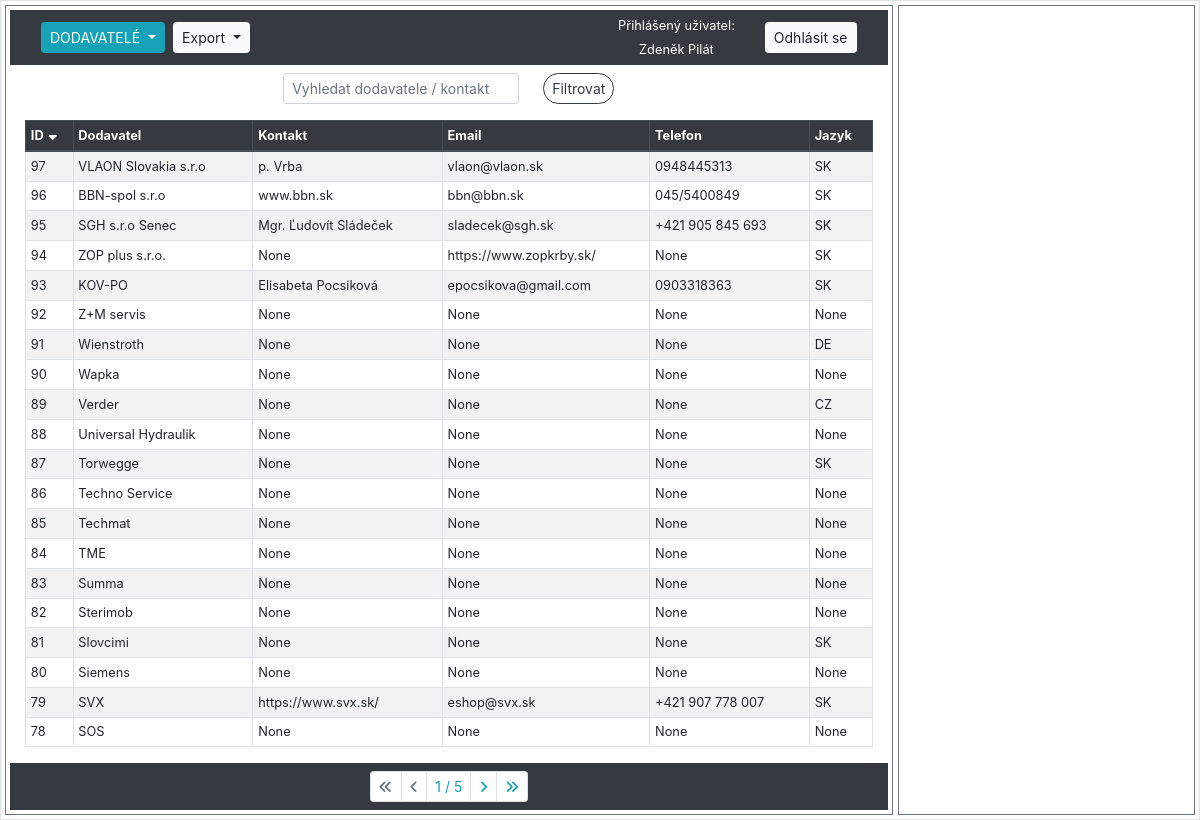
The page /sklad/dodavatele/ (signed in) on the database its author committed.
### hpm_sklad/models.py (models this page shows, shortened)
class Dodavatele(models.Model):
    class Meta:
        verbose_name_plural = "Dodavatelé"
    LANGUAGE_CHOICES = [
        ('CZ', 'Český'),
        ('SK', 'Slovenský'),
        ('DE', 'Německý'),
        ('EN', 'Anglický')
    ]
    dodavatel = models.CharField(max_length=100, verbose_name="Dodavatel")
    kontakt = models.CharField(null=True, max_length=100, verbose_name="Kontaktní osoba")
    email = models.EmailField(null=True, max_length=100, verbose_name="E-mail")
    telefon = models.CharField(null=True, max_length=20, verbose_name="Telefon")
    jazyk = models.CharField(null=True, max_length=2, choices=LANGUAGE_CHOICES, default='CZ', verbose_name="Jazyk")

### hpm_sklad/views.py (the view, shortened to what this page needs)
# urls.py: path('sklad/dodavatele/', views.DodavateleListView.as_view(), name='dodavatele'),
class DodavateleListView(LoginRequiredMixin, ListView):
    model = Dodavatele
    template_name = 'hpm_sklad/dodavatele.html'
    paginate_by = 20
    export_csv = False
    def get_context_data(self, **kwargs):
        context = super().get_context_data(**kwargs)
        selected_id = self.request.GET.get('selected', None)
        if selected_id:
            context['selected_item'] = get_object_or_404(Dodavatele, id=selected_id)
        else:
            context['selected_item'] = None
        context.update({
            'db_table': 'dodavatele',
            'sort': self.request.GET.get('sort', 'id'),
            'order': self.request.GET.get('order', 'down'),
            'query': self.request.GET.get('query', ''),
            'current_user': self.request.user,
        })
        return context
    def get_queryset(self):
        queryset = Dodavatele.objects.all()
        query = self.request.GET.get('query', '')
        sort = self.request.GET.get('sort', 'id')
        order = self.request.GET.get('order', 'down')
        if query:
            queryset = queryset.filter(
                Q(dodavatel__icontains=query) | Q(kontakt__icontains=query)
            )
        if order == 'down':
            sort = f"-{sort}"
        queryset = queryset.order_by(sort)
        return queryset
    def render_to_response(self, context, **response_kwargs):
        if getattr(self, 'export_csv', False):
            return self.export_to_csv(self.get_queryset())
        else:
            return super().render_to_response(context, **response_kwargs)

### hpm_sklad/templatetags/custom_filters.py (called while the page is built)
@register.filter
def url_remove_param(querystring, params):
    params = params.split(',')
    new_querystring = '&'.join(
        f"{key}={value}"
        for part in querystring.split('&')
        if '=' in part and (key := part.split('=')[0]) not in params and (value := part.split('=')[1])
    )
    return new_querystring

### hpm_sklad/templates/hpm_sklad/dodavatele.html (shortened to what this page needs)
{% extends "hpm_sklad/base_left_right_column.html" %}
{% load static %}
{% load custom_filters %}
{% block left_content %}
    <form method="GET" action="" class="form-inline justify-content-center align-items-center small my-2">
        <div class="form-group mx-sm-2 mb-2">
            <input class="form-control form-control-sm mr-sm-2" type="text" name="query" placeholder="Vyhledat dodavatele / kontakt" value="{{ request.GET.query }}">
        </div>
        <div class="form-group mx-sm-2 mb-2">
            <button class="btn btn-outline-dark btn-sm rounded-pill" type="submit">Filtrovat</button>
        </div>
    </form>
    <div class="container-fluid">
        <table class="table table-sm table-hover table-striped table-bordered">
            <thead class="thead-dark">
                <tr>
                    {% with request.GET.urlencode as querystring %}
                        <th>
                            <a href="?sort=id&order={% if request.GET.sort == 'id' and request.GET.order == 'up' %}down{% else %}up{% endif %}&{{ querystring|url_remove_param:'sort,order' }}">
                                ID
                                {% if not request.GET.sort %}
                                    <i class="fas fa-sort-down"></i>
                                {% endif %}
                            </a>
                        </th>
                        <th>
                            <a href="?sort=dodavatel&order={% if request.GET.sort == 'dodavatel' and request.GET.order == 'up' %}down{% else %}up{% endif %}&{{ querystring|url_remove_param:'sort,order' }}">
                                Dodavatel
                            </a>
                        </th>
                        <th>
                            <a href="?sort=kontakt&order={% if request.GET.sort == 'kontakt' and request.GET.order == 'up' %}down{% else %}up{% endif %}&{{ querystring|url_remove_param:'sort,order' }}">
                                Kontakt
                            </a>
                        </th>
                        <th>
                            <a href="?sort=email&order={% if request.GET.sort == 'email' and request.GET.order == 'up' %}down{% else %}up{% endif %}&{{ querystring|url_remove_param:'sort,order' }}">
                                Email
                            </a>
                        </th>
                        <th>
                            <a href="?sort=telefon&order={% if request.GET.sort == 'telefon' and request.GET.order == 'up' %}down{% else %}up{% endif %}&{{ querystring|url_remove_param:'sort,order' }}">
                                Telefon
                            </a>
                        </th>
                        <th>
                            <a href="?sort=jazyk&order={% if request.GET.sort == 'jazyk' and request.GET.order == 'up' %}down{% else %}up{% endif %}&{{ querystring|url_remove_param:'sort,order' }}">
                                Jazyk
                            </a>
                        </th>
                    {% endwith %}
                </tr>
            </thead>
            <tbody class="show-pointer">
                {% for item in object_list %}
                    <tr data-id="{{ item.id }}" data-detail-url="{% url 'detail_dodavatele' item.id %}" onclick="loadDetail('{% url 'detail_dodavatele' item.id %}', '{{ item.id }}')"
                    {% if item.id == selected_item.id %} class="table-info"{% endif %}>
                        <td>{{ item.id }}</td>
                        <td>{{ item.dodavatel|truncatechars:30 }}</td>
                        <td>{{ item.kontakt }}</td>
                        <td>{{ item.email }}</td>
                        <td>{{ item.telefon }}</td>
                        <td>{{ item.jazyk }}</td>
                    </tr>
                {% endfor %}
            </tbody>
        </table>
    </div>
    {% include "hpm_sklad/pagination.html" %}
{% endblock %}

### hpm_sklad/templates/hpm_sklad/navbar.html (shortened to what this page needs)
<nav class="navbar navbar-expand-lg navbar-dark bg-dark">
    <div class="col">
        <div class="btn-group btn-group-sm dropdown my-1 mr-1">
            <button class="btn btn-info dropdown-toggle" type="button" id="dropdownMenuButton1" data-toggle="dropdown" aria-haspopup="true" aria-expanded="false">
                {% if db_table == 'sklad' %}SKLAD{% elif db_table == 'audit_log' %}POHYBY{% elif db_table == 'dodavatele' %}DODAVATELÉ{% else %}Výběr modulu{% endif %}
            </button>
        </div>
        {% if db_table %}
            <div class="btn-group btn-group-sm dropdown mr-1">
                <button class="btn btn-light dropdown-toggle" type="button" id="dropdownMenuButton2" data-toggle="dropdown" aria-haspopup="true" aria-expanded="false">
                    Export
                </button>
            </div>
        {% endif %}
    </div>
    {% if user.is_authenticated %}
        <div class="col-auto">
            <div>
                <p class="h6 small text-white">Přihlášený uživatel:</p>
            </div>
            <div>
                <p class="h6 small text-center my-0 text-white">{{ current_user.first_name }} {{ current_user.last_name }}</p>
            </div>
        </div>
        <div class="col-auto">
            <a class="btn btn-light btn-sm" href="{% url 'logout' %}">Odhlásit se</a>
        </div>
    {% else %}
        <div class="col-auto">
            <a class="btn btn-light btn-sm" href="{% url 'login' %}">Přihlásit se</a>
            <a class="btn btn-light btn-sm" href="{% url 'signup' %}">Registrace</a>
        </div>
    {% endif %}
</nav>

### hpm_sklad/static/css/style.css (style rules this page uses)
form .form-group { margin-bottom: 5px; }
table { font-size: 0.8rem; }
.table-sm th a { color: inherit; text-decoration: none; display: inline-flex; align-items: center; }
.table-sm th a .fa-sort-up, .table-sm th a .fa-sort-down { margin-left: 5px; }
.show-pointer { cursor: pointer; }

### rows shown on the page
Dodavatele: id "97", dodavatel "VLAON Slovakia s.r.o", kontakt "p. Vrba", email "vlaon@vlaon.sk", telefon "0948445313", jazyk "SK"
Dodavatele: id "96", dodavatel "BBN-spol s.r.o", kontakt "www.bbn.sk", email "bbn@bbn.sk", telefon "045/5400849", jazyk "SK"
Dodavatele: id "95", dodavatel "SGH s.r.o Senec", kontakt "Mgr. Ľudovít Sládeček", email "sladecek@sgh.sk", telefon "+421 905 845 693", jazyk "SK"
Dodavatele: id "94", dodavatel "ZOP plus s.r.o.", kontakt "None", email "https://www.zopkrby.sk/", telefon "None", jazyk "SK"
Dodavatele: id "93", dodavatel "KOV-PO", kontakt "Elisabeta Pocsiková", email "epocsikova@gmail.com", telefon "0903318363", jazyk "SK"
Dodavatele: id "92", dodavatel "Z+M servis", kontakt "None", email "None", telefon "None", jazyk "None"
Dodavatele: id "91", dodavatel "Wienstroth", kontakt "None", email "None", telefon "None", jazyk "DE"
Dodavatele: id "90", dodavatel "Wapka", kontakt "None", email "None", telefon "None", jazyk "None"
Dodavatele: id "89", dodavatel "Verder", kontakt "None", email "None", telefon "None", jazyk "CZ"
Dodavatele: id "88", dodavatel "Universal Hydraulik", kontakt "None", email "None", telefon "None", jazyk "None"
Dodavatele: id "87", dodavatel "Torwegge", kontakt "None", email "None", telefon "None", jazyk "SK"
Dodavatele: id "86", dodavatel "Techno Service", kontakt "None", email "None", telefon "None", jazyk "None"
Dodavatele: id "85", dodavatel "Techmat", kontakt "None", email "None", telefon "None", jazyk "None"
Dodavatele: id "84", dodavatel "TME", kontakt "None", email "None", telefon "None", jazyk "None"
Dodavatele: id "83", dodavatel "Summa", kontakt "None", email "None", telefon "None", jazyk "None"
Dodavatele: id "82", dodavatel "Sterimob", kontakt "None", email "None", telefon "None", jazyk "None"
Dodavatele: id "81", dodavatel "Slovcimi", kontakt "None", email "None", telefon "None", jazyk "SK"
Dodavatele: id "80", dodavatel "Siemens", kontakt "None", email "None", telefon "None", jazyk "None"
Dodavatele: id "79", dodavatel "SVX", kontakt "https://www.svx.sk/", email "eshop@svx.sk", telefon "+421 907 778 007", jazyk "SK"
Dodavatele: id "78", dodavatel "SOS", kontakt "None", email "None", telefon "None", jazyk "None"

### other values the page prints
{{ current_user.first_name }} "Zdeněk"
{{ current_user.last_name }} "Pilát"
{{ page_obj.number }} "1"
{{ page_obj.paginator.num_pages }} "5"
